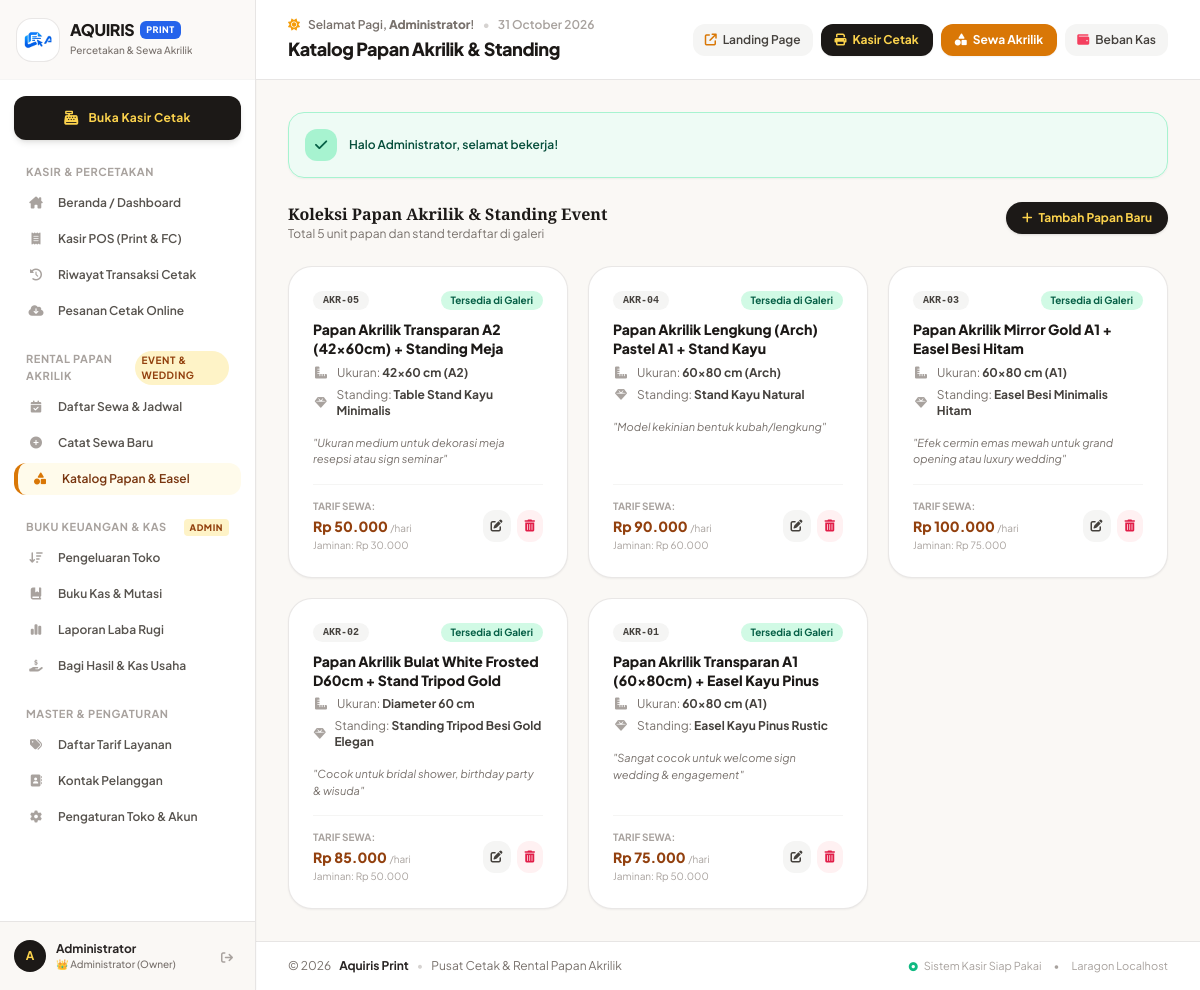
The app's page /akrilik_master.php (signed in) with its own data.
### tables this page shows
CREATE TABLE `acrylic_items` (
  `id` int NOT NULL AUTO_INCREMENT,
  `code` varchar(50) NOT NULL,
  `name` varchar(150) NOT NULL,
  `size` varchar(100) DEFAULT NULL,
  `stand_type` varchar(100) DEFAULT NULL,
  `rental_price_per_day` decimal(12,2) NOT NULL DEFAULT '0.00',
  `deposit_amount` decimal(12,2) NOT NULL DEFAULT '0.00',
  `status` enum('available','rented','maintenance') DEFAULT 'available',
  `notes` text,
  `created_at` timestamp NULL DEFAULT CURRENT_TIMESTAMP,
  PRIMARY KEY (`id`),
  UNIQUE KEY `code` (`code`)
);

### includes/auth.php (called while the page is built, shortened)
<?php
function isAdmin(): bool {
    return isset($_SESSION['user_role']) && $_SESSION['user_role'] === 'admin';
}

### includes/functions.php (called while the page is built, shortened)
<?php
function formatRupiah($amount): string {
    $val = (float)($amount ?? 0);
    return 'Rp ' . number_format($val, 0, ',', '.');
}

### akrilik_master.php (the view, shortened to what this page needs)
<?php
$pdo = Database::getConnection();
$acrylics = $pdo->query("SELECT * FROM acrylic_items ORDER BY id DESC")->fetchAll();
require_once __DIR__ . '/includes/header.php';
?>
<div class="flex flex-col sm:flex-row sm:items-center sm:justify-between gap-3 mb-6">
    <div>
        <h3 class="text-base font-extrabold text-stone-900 serif-title">Koleksi Papan Akrilik & Standing Event</h3>
        <p class="text-xs text-stone-500">Total <?= count($acrylics) ?> unit papan dan stand terdaftar di galeri</p>
    </div>
    <?php if (isAdmin()): ?>
    <button onclick="openModal()" class="px-4 py-2 bg-stone-900 hover:bg-stone-800 text-amber-300 rounded-2xl text-xs font-bold shadow transition flex items-center gap-1.5 self-start">
        <i class="fa-solid fa-plus"></i>
        <span>Tambah Papan Baru</span>
    </button>
    <?php endif; ?>
</div>
<div class="grid grid-cols-1 md:grid-cols-2 lg:grid-cols-3 gap-5">
    <?php foreach ($acrylics as $acr): ?>
        <div class="bg-white rounded-3xl border border-stone-200/90 shadow-sm p-5 sm:p-6 flex flex-col justify-between hover:border-amber-400 hover:shadow-md transition">
            <div>
                <div class="flex items-center justify-between mb-2.5">
                    <span class="px-2.5 py-0.5 rounded-full text-[10px] font-mono font-bold bg-stone-100 text-stone-700 uppercase">
                        <?= htmlspecialchars($acr['code']) ?>
                    </span>
                    <?php
                    $badge = 'bg-emerald-100 text-emerald-800';
                    $lbl = 'Tersedia di Galeri';
                    ?>
                    <span class="px-2.5 py-0.5 rounded-full text-[10px] font-bold <?= $badge ?>">
                        <?= $lbl ?>
                    </span>
                </div>
                <h4 class="font-extrabold text-stone-900 text-sm mb-1.5 leading-snug"><?= htmlspecialchars($acr['name']) ?></h4>
                <div class="space-y-1.5 text-xs text-stone-500 mb-4">
                    <div class="flex items-center gap-2">
                        <i class="fa-solid fa-ruler-combined text-stone-400 w-4 text-center"></i>
                        <span>Ukuran: <strong class="text-stone-700"><?= htmlspecialchars($acr['size'] ?: '-') ?></strong></span>
                    </div>
                    <div class="flex items-center gap-2">
                        <i class="fa-solid fa-gem text-stone-400 w-4 text-center"></i>
                        <span>Standing: <strong class="text-stone-700"><?= htmlspecialchars($acr['stand_type'] ?: 'Standard') ?></strong></span>
                    </div>
                </div>
                <?php if (!empty($acr['notes'])): ?>
                    <p class="text-[11px] text-stone-500 italic mb-4 line-clamp-2">"<?= htmlspecialchars($acr['notes']) ?>"</p>
                <?php endif; ?>
            </div>
            <div class="pt-3.5 border-t border-stone-100 flex items-center justify-between">
                <div>
                    <span class="text-[10px] text-stone-400 block uppercase font-bold">Tarif Sewa:</span>
                    <span class="text-sm font-black text-amber-800"><?= formatRupiah($acr['rental_price_per_day']) ?> <span class="text-[10px] font-normal text-stone-400">/hari</span></span>
                    <span class="text-[10px] text-stone-400 block">Jaminan: <?= formatRupiah($acr['deposit_amount']) ?></span>
                </div>
                <div class="flex items-center gap-1.5">
                    <?php if (isAdmin()): ?>
                        <button onclick='editAcrylic(<?= json_encode($acr) ?>)' class="p-2 bg-stone-100 hover:bg-stone-200 text-stone-700 rounded-xl text-xs transition" title="Edit Data Papan">
                            <i class="fa-solid fa-pen-to-square"></i>
                        </button>
                        <button onclick="confirmDelete('akrilik_master.php?delete=<?= $acr['id'] ?>', 'Yakin ingin menghapus papan ini?')" class="p-2 bg-rose-50 hover:bg-rose-100 text-rose-600 rounded-xl text-xs transition" title="Hapus Data">
                            <i class="fa-solid fa-trash-can"></i>
                        </button>
                    <?php endif; ?>
                </div>
            </div>
        </div>
    <?php endforeach; ?>
</div>
<?php require_once __DIR__ . '/includes/footer.php'; ?>

### records on screen
acrylic_items: code "AKR-05", lbl "Tersedia di Galeri", name "Papan Akrilik Transparan A2 (42x60cm) + Standing Meja", size "42x60 cm (A2)", stand_type "Table Stand Kayu Minimalis", notes "Ukuran medium untuk dekorasi meja resepsi atau sign seminar", rental_price_per_day "Rp 50.000", deposit_amount "Rp 30.000"
acrylic_items: code "AKR-04", lbl "Tersedia di Galeri", name "Papan Akrilik Lengkung (Arch) Pastel A1 + Stand Kayu", size "60x80 cm (Arch)", stand_type "Stand Kayu Natural", notes "Model kekinian bentuk kubah/lengkung", rental_price_per_day "Rp 90.000", deposit_amount "Rp 60.000"
acrylic_items: code "AKR-03", lbl "Tersedia di Galeri", name "Papan Akrilik Mirror Gold A1 + Easel Besi Hitam", size "60x80 cm (A1)", stand_type "Easel Besi Minimalis Hitam", notes "Efek cermin emas mewah untuk grand opening atau luxury wedding", rental_price_per_day "Rp 100.000", deposit_amount "Rp 75.000"
acrylic_items: code "AKR-02", lbl "Tersedia di Galeri", name "Papan Akrilik Bulat White Frosted D60cm + Stand Tripod Gold", size "Diameter 60 cm", stand_type "Standing Tripod Besi Gold Elegan", notes "Cocok untuk bridal shower, birthday party & wisuda", rental_price_per_day "Rp 85.000", deposit_amount "Rp 50.000"
acrylic_items: code "AKR-01", lbl "Tersedia di Galeri", name "Papan Akrilik Transparan A1 (60x80cm) + Easel Kayu Pinus", size "60x80 cm (A1)", stand_type "Easel Kayu Pinus Rustic", notes "Sangat cocok untuk welcome sign wedding & engagement", rental_price_per_day "Rp 75.000", deposit_amount "Rp 50.000"

### other values on screen
substr($currentUser['name'] ?? 'U', 0, 1) "A"
$currentUser['name'] "Administrator"
$greeting "Selamat Pagi"
explode(' ', $currentUser['name'])[0] "Administrator"
$pageTitle "Katalog Papan Akrilik & Standing"
$flash['message'] "Halo Administrator, selamat bekerja!"
count($acrylics) "5"
getSetting('shop_name', 'Aquiris Print') "Aquiris Print"
